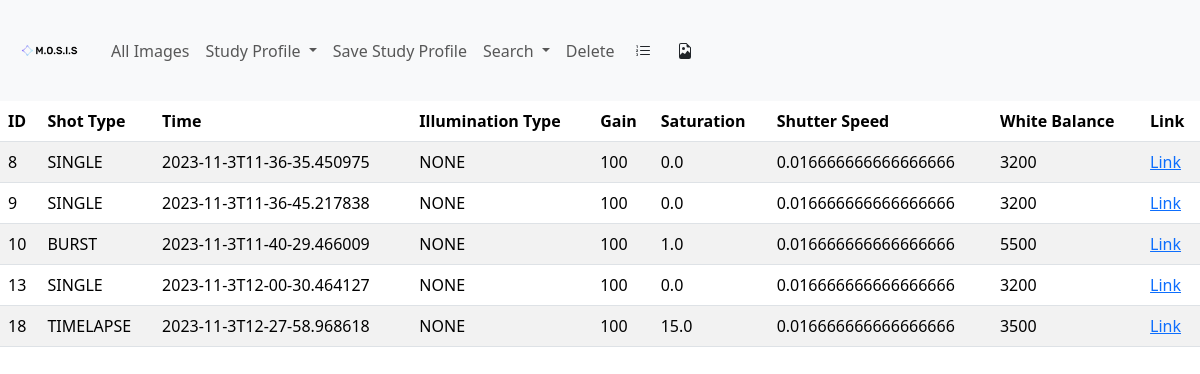
Page /list on the committed database.
### tables this page shows
CREATE TABLE MediaEntry (
        entryId INTEGER PRIMARY KEY UNIQUE,
        shotType TEXT NOT NULL,
        time TEXT NOT NULL ,
        illuminationType TEXT NOT NULL,
        gain REAL NOT NULL,
        saturation INTEGER NOT NULL,
        shutterSpeed TEXT NOT NULL,
        whiteBalance INTEGER NOT NULL
    );

### routes.py (the view)
@app.route("/list")
def listView():
    return render_template("listView.html",
                           MediaEntries=dbQuery.getAllMediaEntry(),
                           str=str,
                           round=round)

### db.py (called while the page is built)
    def getAllMediaEntry(self) -> [MediaEntryInternalRepresentation]:
        ret = self.cursor.execute("SELECT * FROM MediaEntry").fetchall()
        return list(
            map(
                lambda x: DatabaseQuery.
                mediaEntryTableToInternalRepresentation(x), ret))

    @staticmethod
    def mediaEntryTableToInternalRepresentation(dbQuery: (
    )) -> MediaEntryInternalRepresentation:
        return MediaEntryInternalRepresentation(dbQuery[0], dbQuery[1],
                                                dbQuery[2], dbQuery[3],
                                                dbQuery[4], dbQuery[5],
                                                dbQuery[6], dbQuery[7])

### templates/listView.html (shortened to what this page needs)
{% extends 'base.html' %}
{% block body %}
{% if MediaEntries %}
<table class="table table-striped">
    <thead>
        <th scope="col">ID</th>
        <th scope="col">Shot Type</th>
        <th scope="col">Time</th>
        <th scope="col">Illumination Type</th>
        <th scope="col">Gain</th>
        <th scope="col">Saturation</th>
        <th scope="col">Shutter Speed</th>
        <th scope="col">White Balance</th>
        <th scope="col">Link</th>
    </thead>
    <tbody>
    {% for MediaEntry in MediaEntries %}
        <tr>
            <td>{{MediaEntry.entryId}}</td>
            <td>{{MediaEntry.shotType}}</td>
            <td>{{MediaEntry.time}}</td>
            <td>{{MediaEntry.illuminationType}}</td>
            <td>{{round(MediaEntry.gain, 3)}}</td>
            <td>{{MediaEntry.saturation}}</td>
            <td>{{MediaEntry.shutterSpeed}}</td>
            <td>{{MediaEntry.whiteBalance}}</td>
            <td><a href={{"/entry/" + str(MediaEntry.entryId)}}>Link</a></td>
        </tr>
    {% endfor %}
    </tbody>
</table>
{% endif %}
{% endblock %}

### templates/base.html (shortened to what this page needs)
<!DOCTYPE html>
<html lang="en">
  <head>
    <link
      href="{{ url_for('static', filename='bootstrap.css') }}"
      rel="stylesheet"
    />
  </head>
  <body>
    <nav class="navbar navbar-expand-lg bg-body-tertiary">
      <div class="container-fluid">
        <a class="navbar-brand" href="/">
          <img
            alt=""
            src={{ url_for('static', filename="default.png")}}
            height="75rem"
          />
        </a>
        <div class="collapse navbar-collapse" id="navbarSupportedContent">
          <ul class="navbar-nav me-auto mb-2 mb-lg-0">
            <li class="nav-item">
              <a class="nav-link" aria-current="page" href="/"
                >All Images</a
              >
            </li>
            <li class="nav-item dropdown">
          <a class="nav-link dropdown-toggle" href="#" role="button" data-bs-toggle="dropdown" aria-expanded="false">
            Study Profile
          </a>
        </li>
	    <li class="nav-item">
	     <a class="nav-link" aria-current="page" href="/save">Save Study Profile</a>
	    </li>
            <li class="nav-item dropdown">
          <a class="nav-link dropdown-toggle" href="#" role="button" data-bs-toggle="dropdown" aria-expanded="false">
            Search
          </a>
        </li>
        <li class="nav-item"><a href="/delete" class="nav-link">Delete</a></li>
        <a href="/list">
          <button class="btn">
          </button>
        </a>
        <a href="/">
          <button class="btn">
          </button>
        </a>
          </ul>
        </div>
      </div>
    </nav>
   {% block body%} {% endblock %}
  </body>
</html>

### rows in the picture
MediaEntry: entryId "8", shotType "SINGLE", time "2023-11-3T11-36-35.450975", illuminationType "NONE", saturation "100", saturation "0.0", shutterSpeed "0.016666666666666666", whiteBalance "3200"
MediaEntry: entryId "9", shotType "SINGLE", time "2023-11-3T11-36-45.217838", illuminationType "NONE", saturation "100", saturation "0.0", shutterSpeed "0.016666666666666666", whiteBalance "3200"
MediaEntry: entryId "10", shotType "BURST", time "2023-11-3T11-40-29.466009", illuminationType "NONE", saturation "100", saturation "1.0", shutterSpeed "0.016666666666666666", whiteBalance "5500"
MediaEntry: entryId "13", shotType "SINGLE", time "2023-11-3T12-00-30.464127", illuminationType "NONE", saturation "100", saturation "0.0", shutterSpeed "0.016666666666666666", whiteBalance "3200"
MediaEntry: entryId "18", shotType "TIMELAPSE", time "2023-11-3T12-27-58.968618", illuminationType "NONE", saturation "100", saturation "15.0", shutterSpeed "0.016666666666666666", whiteBalance "3500"
